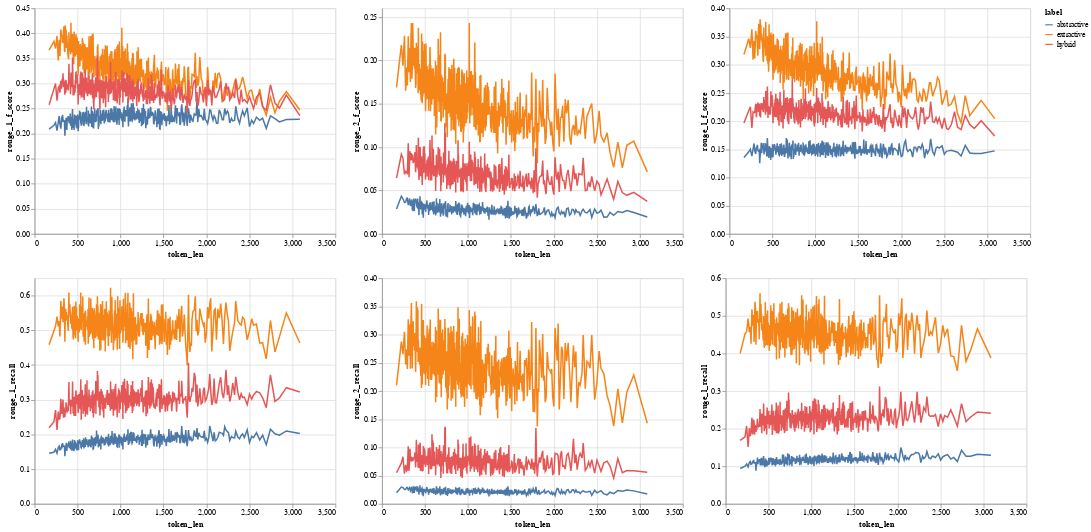

Notebook source saved alongside this figure:
### Code cell
# make a single row
def make_hcc(row_of_charts):
    hconcat = [chart for chart in row_of_charts]
    hcc = alt.HConcatChart(hconcat=hconcat)
    return hcc

# take an array of charts and produce a facet grid
def facet_wrap(charts, charts_per_row):
    rows_of_charts = [
        charts[i:i+charts_per_row] 
        for i in range(0, len(charts), charts_per_row)]        
    vconcat = [make_hcc(r) for r in rows_of_charts]    
    vcc = alt.VConcatChart(vconcat=vconcat)\
      .configure_axisX(grid=True)\
      .configure_axisY(grid=True)
    return vcc

# assemble the facet grid
compound_chart = facet_wrap(
    [
        alt.Chart(binned_data).mark_line().encode(
            x='token_len', y=col, color='label',
        ) for col in rouge_cols
    ],
    charts_per_row=3,
)
compound_chart

### Figure 1 — Vega-Lite specification as saved in the notebook (floating-point values rounded to 4 significant figures; data arrays with more than 128 entries replaced by an {"elided": "..."} marker saying what was removed)
{"config": {"view": {"continuousWidth": 400, "continuousHeight": 300}, "axisX": {"grid": true}, "axisY": {"grid": true}}, "vconcat": [{"hconcat": [{"mark": "line", "encoding": {"color": {"type": "nominal", "field": "label"}, "x": {"type": "quantitative", "field": "token_len"}, "y": {"type": "quantitative", "field": "rouge_1_f_score"}}}, {"mark": "line", "encoding": {"color": {"type": "nominal", "field": "label"}, "x": {"type": "quantitative", "field": "token_len"}, "y": {"type": "quantitative", "field": "rouge_2_f_score"}}}, {"mark": "line", "encoding": {"color": {"type": "nominal", "field": "label"}, "x": {"type": "quantitative", "field": "token_len"}, "y": {"type": "quantitative", "field": "rouge_l_f_score"}}}]}, {"hconcat": [{"mark": "line", "encoding": {"color": {"type": "nominal", "field": "label"}, "x": {"type": "quantitative", "field": "token_len"}, "y": {"type": "quantitative", "field": "rouge_1_recall"}}}, {"mark": "line", "encoding": {"color": {"type": "nominal", "field": "label"}, "x": {"type": "quantitative", "field": "token_len"}, "y": {"type": "quantitative", "field": "rouge_2_recall"}}}, {"mark": "line", "encoding": {"color": {"type": "nominal", "field": "label"}, "x": {"type": "quantitative", "field": "token_len"}, "y": {"type": "quantitative", "field": "rouge_l_recall"}}}]}], "data": {"name": "data-f632203cfeb48a6ddcec71ef59ce9334"}, "$schema": "https://vega.github.io/schema/vega-lite/v4.8.1.json", "datasets": {"data-f632203cfeb48a6ddcec71ef59ce9334": {"elided": "1500 records"}}}
